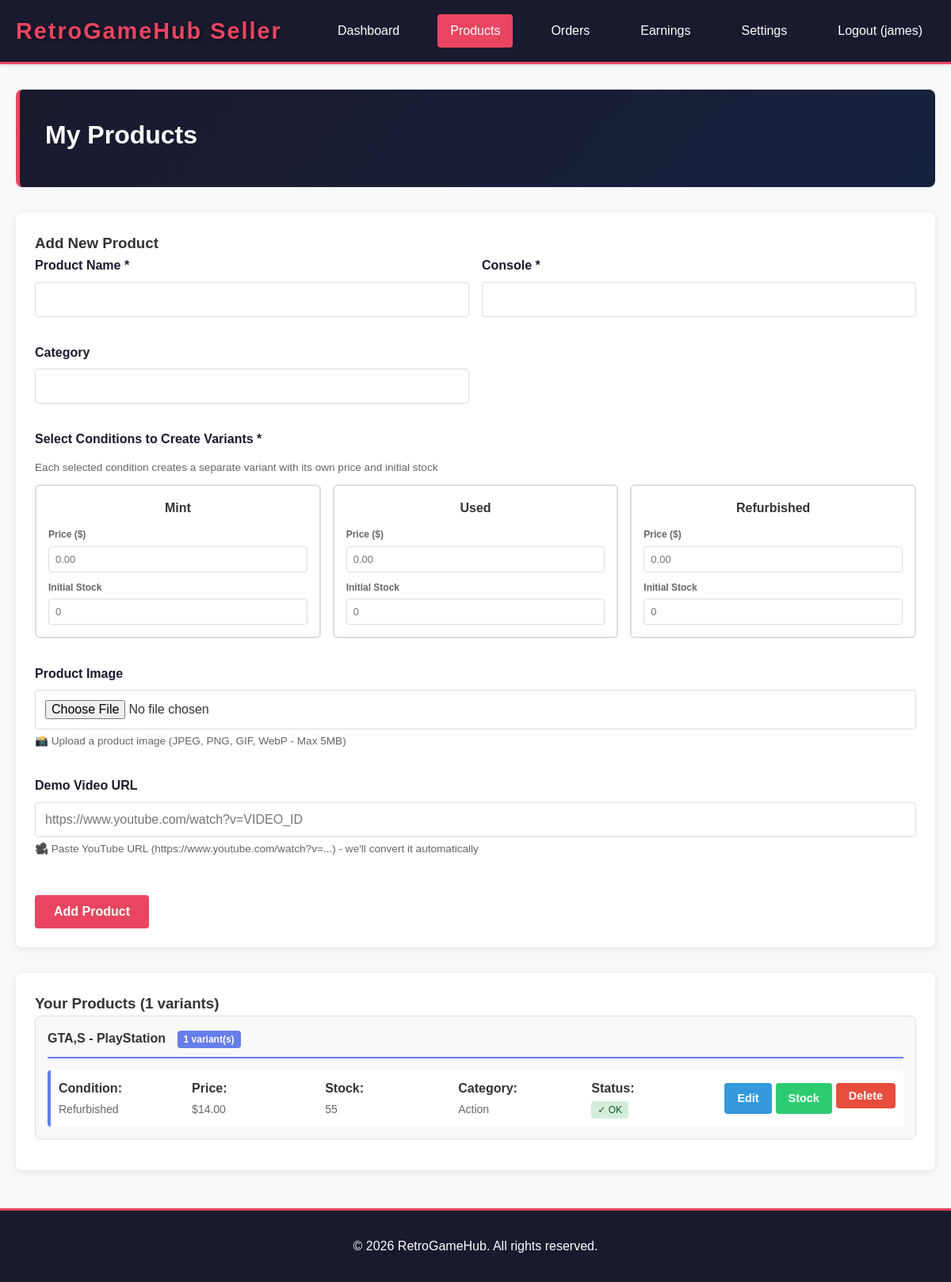
The page /pages/seller/products.php (signed in) on the database its author committed.
### tables this page shows
CREATE TABLE `products` (
  `product_id` int(11) NOT NULL,
  `seller_id` int(11) NOT NULL,
  `name` varchar(150) NOT NULL,
  `console` varchar(50) NOT NULL,
  `category` varchar(50) DEFAULT NULL,
  `condition` enum('Mint','Used','Refurbished') NOT NULL,
  `price` decimal(10,2) NOT NULL,
  `stock` int(11) DEFAULT 0,
  `image_url` varchar(255) DEFAULT NULL,
  `demo_url` varchar(255) DEFAULT NULL,
  `created_at` timestamp NOT NULL DEFAULT current_timestamp(),
  `updated_at` timestamp NOT NULL DEFAULT current_timestamp() ON UPDATE current_timestamp()
);

### pages/seller/products.php (the view, shortened to what the rows shown need)
<?php
require_once '../../config.php';
require_once '../../classes/Seller.php';
require_once '../../classes/Product.php';
$user_id = SessionManager::getUserId();
$seller_obj = new Seller();
$seller = $seller_obj->getSellerByUserId($user_id);
$seller_id = $seller['seller_id'];
$product_obj = new Product();
$products = $product_obj->getProductsBySeller($seller_id);
$edit_product = null;
?>
<!DOCTYPE html>
<html lang="en">
<head>
    <link rel="stylesheet" href="<?php echo SITE_URL; ?>/assets/css/style.css">
</head>
<body class="products-page">
    <nav class="navbar">
        <div class="container">
            <div class="navbar-brand">
                <h1>RetroGameHub Seller</h1>
            </div>
        </div>
    </nav>
    <div class="container">
        <div class="page-header">
            <h2><?php echo $edit_product ? 'Edit Product' : 'My Products'; ?></h2>
        </div>
        <div class="products-layout">
            <div class="products-list-section">
                <?php if (empty($products)): ?>
                    <p>You haven't added any products yet.</p>
                <?php else: ?>
                    <?php
                    $grouped_products = [];
                    foreach ($products as $prod) {
                        $group_key = $prod['name'] . '|' . $prod['console'];
                        if (!isset($grouped_products[$group_key])) {
                            $grouped_products[$group_key] = [
                                'name' => $prod['name'],
                                'console' => $prod['console'],
                                'variants' => []
                            ];
                        }
                        $grouped_products[$group_key]['variants'][] = $prod;
                    }
                    ?>
                    <div class="products-variants-container">
                        <?php foreach ($grouped_products as $group): ?>
                            <div class="product-group" style="border: 1px solid #ddd; border-radius: 8px; padding: 15px; margin-bottom: 15px; background: #f9f9f9;">
                                <div class="group-header" style="margin-bottom: 15px; border-bottom: 2px solid #667eea; padding-bottom: 10px;">
                                    <h4 style="margin: 0; color: #333;">
                                        <?php echo htmlspecialchars($group['name']); ?> - <?php echo htmlspecialchars($group['console']); ?>
                                        <span style="background: #667eea; color: white; padding: 4px 8px; border-radius: 4px; font-size: 12px; margin-left: 10px;">
                                            <?php echo count($group['variants']); ?> variant(s)
                                        </span>
                                    </h4>
                                </div>
                                <div class="variants-list" style="display: grid; gap: 10px;">
                                    <?php foreach ($group['variants'] as $variant): ?>
                                        <div class="variant-row" style="display: grid; grid-template-columns: 1fr 1fr 1fr 1fr 1fr auto; gap: 10px; align-items: center; padding: 10px; background: white; border-radius: 4px; border-left: 4px solid #667eea;">
                                            <div>
                                                <strong>Condition:</strong><br>
                                                <span style="font-size: 14px; color: #666;">
                                                    <?php echo htmlspecialchars($variant['condition']); ?>
                                                </span>
                                            </div>
                                            <div>
                                                <strong>Price:</strong><br>
                                                <span style="font-size: 14px; color: #666;">
                                                    $<?php echo number_format($variant['price'], 2); ?>
                                                </span>
                                            </div>
                                            <div>
                                                <strong>Stock:</strong><br>
                                                <span style="font-size: 14px; color: #666;">
                                                    <?php echo $variant['stock']; ?>
                                                </span>
                                            </div>
                                            <div>
                                                <strong>Category:</strong><br>
                                                <span style="font-size: 14px; color: #666;">
                                                    <?php echo htmlspecialchars($variant['category'] ?? 'N/A'); ?>
                                                </span>
                                            </div>
                                            <div>
                                                <strong>Status:</strong><br>
                                                <span style="font-size: 12px; padding: 4px 8px; border-radius: 4px;
                                                    <?php
                                                    if ($variant['stock'] == 0) {
                                                        echo 'background: #ffebee; color: #c62828;';
                                                    } elseif ($variant['stock'] <= 3) {
                                                        echo 'background: #fff3cd; color: #856404;';
                                                    } else {
                                                        echo 'background: #d4edda; color: #155724;';
                                                    }
                                                    ?>
                                                ">
                                                    <?php
                                                    if ($variant['stock'] == 0) {
                                                        echo '⚠️ Out';
                                                    } elseif ($variant['stock'] <= 3) {
                                                        echo '⚡ Low';
                                                    } else {
                                                        echo '✓ OK';
                                                    }
                                                    ?>
                                                </span>
                                            </div>
                                            <div style="display: flex; gap: 5px; flex-wrap: wrap; justify-content: flex-end;">
                                                <a href="products.php?edit=<?php echo $variant['product_id']; ?>" class="btn btn-small btn-info" title="Edit price and details">Edit</a>
                                                <button type="button" class="btn btn-small btn-success" onclick="openStockModal(<?php echo $variant['product_id']; ?>, '<?php echo htmlspecialchars($group['name']); ?> - <?php echo htmlspecialchars($variant['condition']); ?>', <?php echo $variant['stock']; ?>)" title="Add stock for this condition">Stock</button>
                                                <form method="POST" style="display: inline;">
                                                    <button type="submit" class="btn btn-small btn-danger" onclick="return confirm('Delete this variant?');" title="Remove this condition variant">Delete</button>
                                                </form>
                                            </div>
                                        </div>
                                    <?php endforeach; ?>
                                </div>
                            </div>
                        <?php endforeach; ?>
                    </div>
                <?php endif; ?>
            </div>
        </div>
    </div>
</body>
</html>

### rows shown on the page
products: name "GTA,S", console "PlayStation", count($group['variants']) "1", condition "Refurbished", price "14.00", stock "55", category "Action", shows "✓ OK"

### other values the page prints
$user_name "james"
$cond "Mint"
$cond "Used"
$cond "Refurbished"
count($products) "1"
